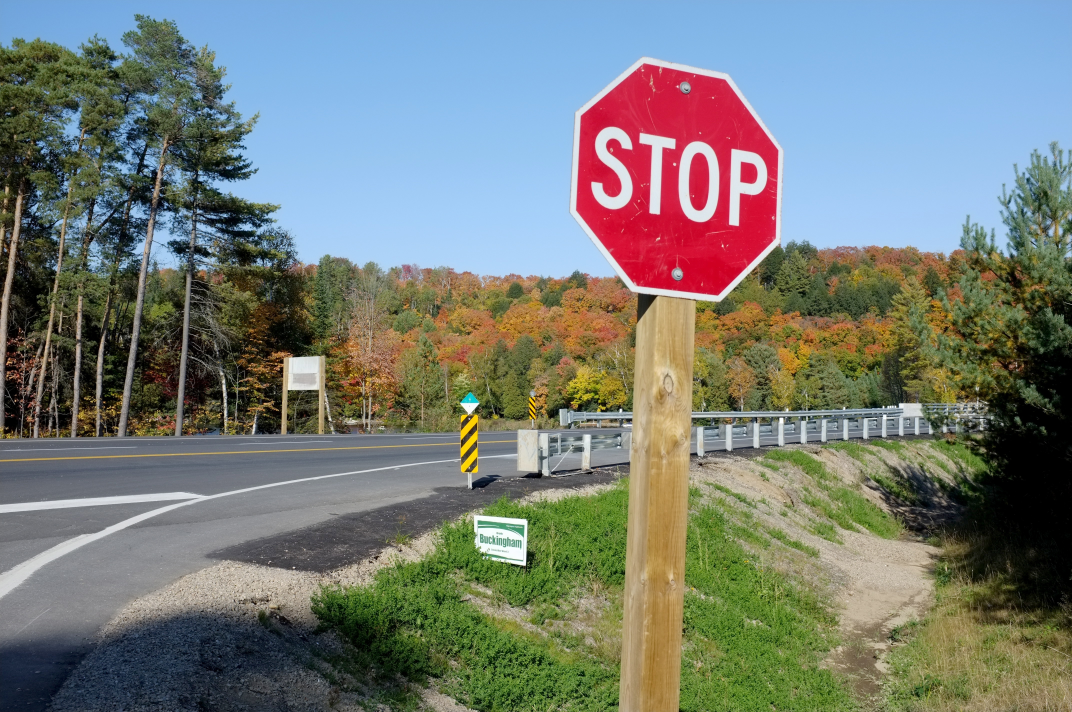
#> input picture stopsigntest.jpg, 4288 x 2848 px (shown at 1/4 size)
$ jupyter execute 'CS 482- Final Project.ipynb'
#> lines starting #> are read from the running program, lines starting #| are printed output that depends on the picture; after the words box and inside, x2 and y2 are one past the last pixel; in counts of white or black regions, pixels touching at a corner belong together
# CS 482: Traffic Sign Classifier Using Harris Corner And Blob Detection

[cell 1]
import numpy as np
import matplotlib.pyplot as plt
from PIL import Image
import scipy.ndimage
import scipy.ndimage.filters as filters

def load_image(filepath):
    """Loads an image into a numpy array.
    Note: image will have 3 color channels [r, g, b]."""
#> called with filepath = 'stopsigntest.jpg'
    img = Image.open(filepath)
#> img is the input picture: PIL image 4288x2848 RGB; mean R, G, B 118.2, 123.6, 118
    return (np.asarray(img).astype(float)/255)[:, :, :3]
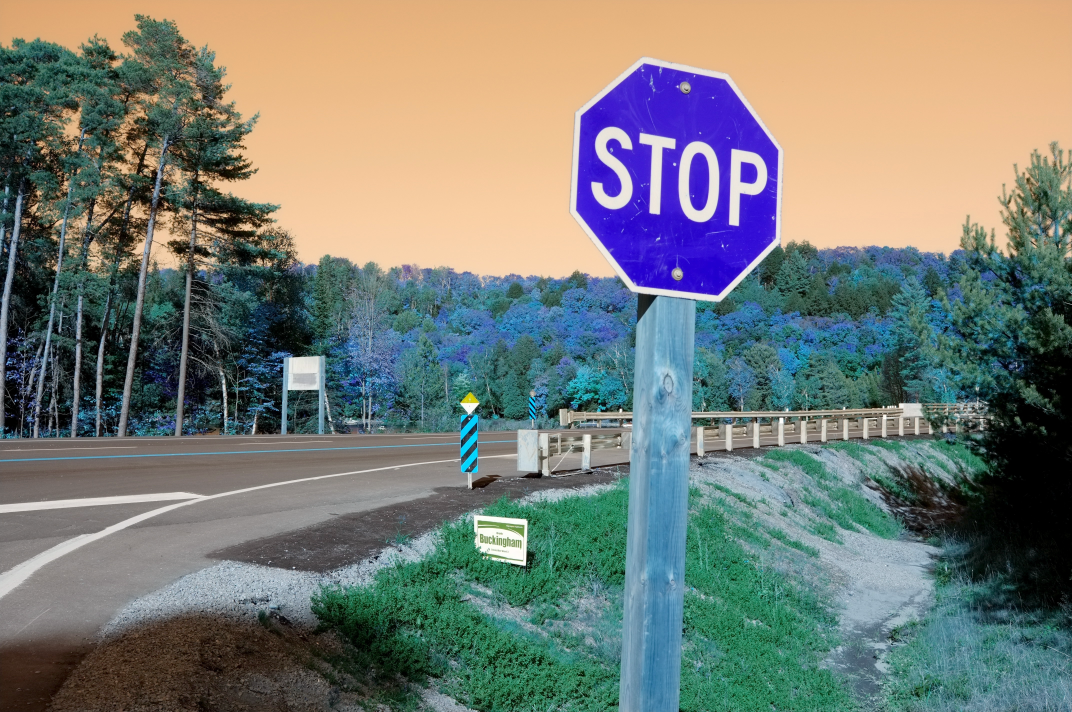
#> returned value: shape (2848, 4288, 3) float64 (shown at 1/4 size); mean of channels 0, 1, 2 0.464, 0.485, 0.463; drawn as B, G, R

image = load_image("stopsigntest.jpg")[:, :, 0]
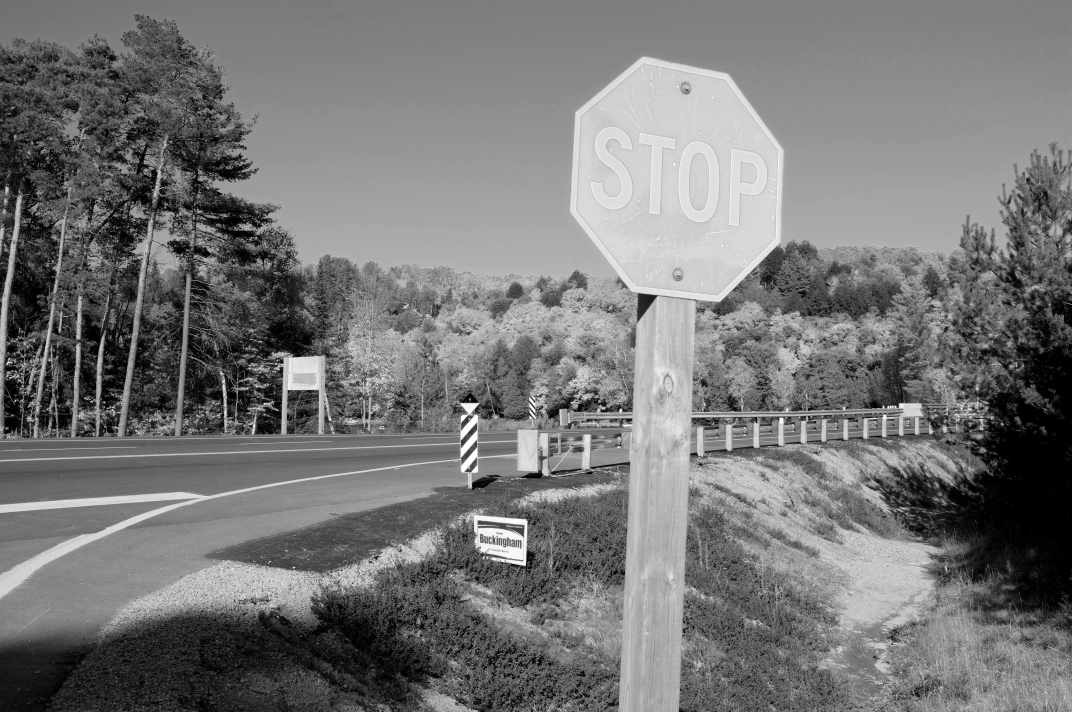
#> image: shape (2848, 4288) float64 (shown at 1/4 size); min 0, max 1, mean 0.464
plt.figure(dpi=300)
plt.imshow(image)
plt.show()
None

[cell 2]
# import the required library
import numpy as np
import cv2
from matplotlib import pyplot as plt


# read the image
#img = cv2.imread("shapes.png")
image = cv2.imread("stopsigntest.jpg")
#> image: shape (2848, 4288, 3)
print(image.shape[0])
#| 2848
print(image.shape[1])
#| 4288
img = cv2.resize(image, (300, 300))
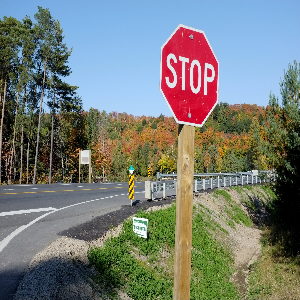
#> img: shape (300, 300, 3); mean B, G, R 117.9, 123.5, 118.1

# convert image to gray scale image
gray = cv2.cvtColor(img, cv2.COLOR_BGR2GRAY)
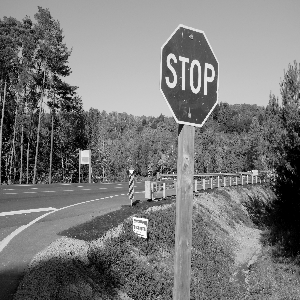
#> gray: shape (300, 300); min 0, max 254, mean 121.2

# detect corners with the goodFeaturesToTrack function.
corners = cv2.goodFeaturesToTrack(gray, 27, 0.01, 10)
#> corners = 27 rows, first 8: [145, 237], [183, 125], [183, 89], [205, 94], [151, 198], [171, 59], [72, 96], [195, 87]
corners = np.int0(corners)
print(corners)
#> (printed output is left out)

# we iterate through each corner,
# making a circle at each point that we think is a corner.
for i in corners:
    x, y = i.ravel()
    cv2.circle(img, (x, y), 3, 255, -1)
#> this loop made 27 passes
#> (x, y) on passes 1 to 12: (145, 237), (183, 125), (183, 89), (205, 94), (151, 198), (171, 59), (72, 96), (195, 87), (195, 65), (131, 172), (38, 105), (48, 102)
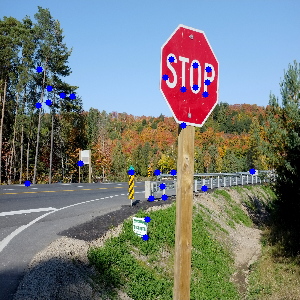
#> img: shape (300, 300, 3); 0.87% of pixels changed, all inside (x1, y1, x2, y2) = (24, 56, 256, 241)

plt.imshow(img), plt.show()

[cell 3]
import sys

[cell 4]
# Python program to illustrate HoughLine
# method for line detection
import cv2
import numpy as np

# Reading the required image in
# which operations are to be done.
# Make sure that the image is in the same
# directory in which this python program is
img = cv2.imread("shapes.png")
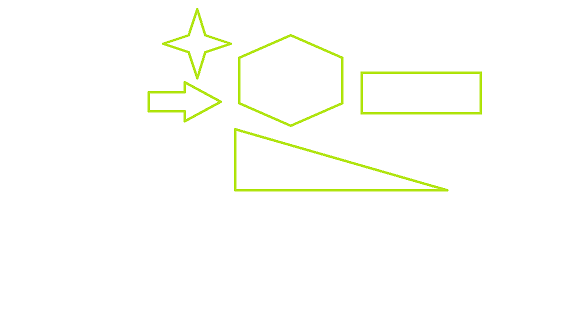
#> input picture shapes.png, 576 x 324 px
#> img is the input picture: shape (324, 576, 3); mean B, G, R 250.1, 254.4, 253.4

# Convert the img to grayscale
gray = cv2.cvtColor(img, cv2.COLOR_BGR2GRAY)
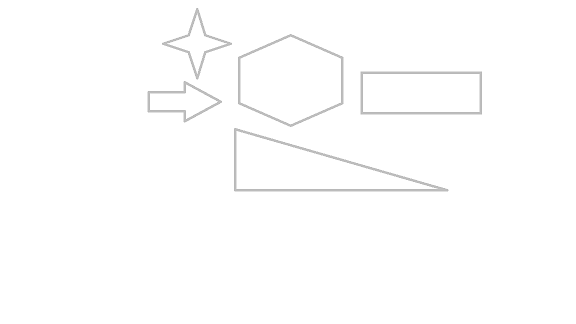
#> gray: shape (324, 576); min 179, max 255, mean 253.6

# Apply edge detection method on the image
edges = cv2.Canny(gray, 50, 150, apertureSize=3)
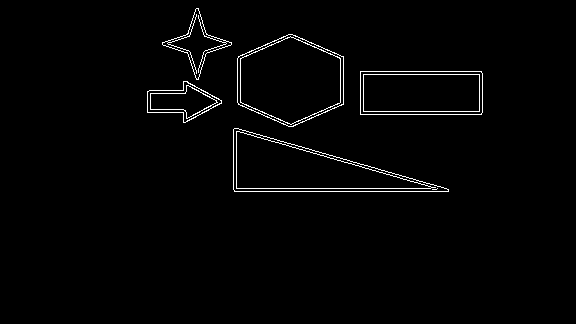
#> edges: shape (324, 576); 1.6% white in thin lines or dots, all inside (x1, y1, x2, y2) = (147, 8, 483, 192)

# This returns an array of r and theta values
lines = cv2.HoughLines(edges, 1, np.pi/180, 200)
#> lines = [[191, 1.57], [58, 1.85]]

# The below for loop runs till r and theta values
# are in the range of the 2d array
for r_theta in lines:
    arr = np.array(r_theta[0], dtype=np.float64)
    r, theta = arr
    # Stores the value of cos(theta) in a
    a = np.cos(theta)

    # Stores the value of sin(theta) in b
    b = np.sin(theta)

    # x0 stores the value rcos(theta)
    x0 = a*r

    # y0 stores the value rsin(theta)
    y0 = b*r

    # x1 stores the rounded off value of (rcos(theta)-1000sin(theta))
    x1 = int(x0 + 1000*(-b))

    # y1 stores the rounded off value of (rsin(theta)+1000cos(theta))
    y1 = int(y0 + 1000*(a))

    # x2 stores the rounded off value of (rcos(theta)+1000sin(theta))
    x2 = int(x0 - 1000*(-b))

    # y2 stores the rounded off value of (rsin(theta)-1000cos(theta))
    y2 = int(y0 - 1000*(a))

    # cv2.line draws a line in img from the point(x1,y1) to (x2,y2).
    # (0,0,255) denotes the colour of the line to be
    # drawn. In this case, it is red.
    cv2.line(img, (x1, y1), (x2, y2), (0, 0, 255), 2)
#> this loop made 2 passes
#> (r, theta, a, b, x0, y0, x1, y1) on passes 1 to 2: (191, 1.57, -4.37e-08, 1, -8.35e-06, 191, -1000, 190), (58, 1.85, -0.276, 0.961, -15.99, 55.75, -977, -219)
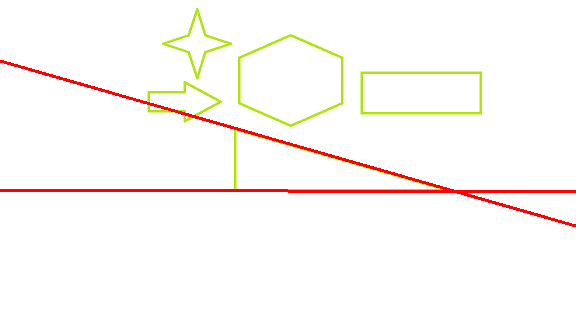
#> img: shape (324, 576, 3); 1.86% of pixels changed, all inside (x1, y1, x2, y2) = (0, 60, 576, 227)

# All the changes made in the input image are finally
# written on a new image houghlines.jpg
cv2.imwrite('linesDetected.jpg', img)
#> Out = True

[cell 5]
integralImage = [
    [1, 2, 3, 4],
    [5, 6, 7, 8],
    [9, 10, 11, 12],
    [13, 14, 15, 16]
]

midpoint = 2
print('Midpoint: ', midpoint)

# Assuming x, y, and h are properly defined
x = 2
y = 2
h = 1

# Ensure proper indexing and variable definition
t1 = integralImage[midpoint][-1]  # Assuming this is correct indexing for the last element
t2 = integralImage[x][y-(h+1)]    # Assuming x, y, and h are properly defined
t3 = integralImage[x-(h+1)][y+h]    # Assuming x and y are properly defined
a1 = integralImage[x-(h+1)][y-(h+1)]  # Assuming x and y are properly defined

print('T1: ', t1)
print('T2: ', t2)
print('T3: ', t3)
print('A1: ', a1)

# Ensure appropriate data type handling during calculations
a = int(t1) - int(t2) - int(t3) + int(a1)
print('Test a: ', a)

[cell 6]
#Importing OpenCV
import cv2
from google.colab.patches import cv2_imshow

#Importing numpy
import numpy as np

# Importing matplotlib.pyplot
import matplotlib.pyplot as plt

# Reading the image
image = cv2.imread("stopsigns/stopsign.jfif")
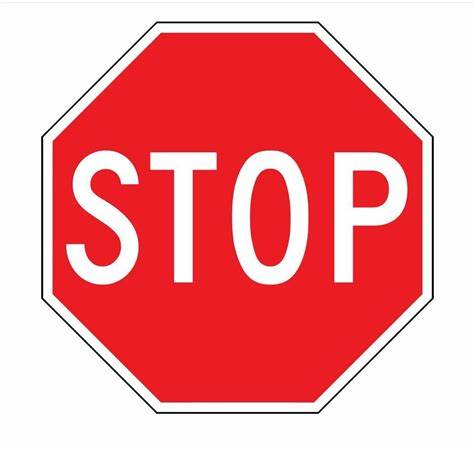
#> input picture stopsigns/stopsign.jfif, 474 x 451 px
#> image is the input picture: shape (451, 474, 3); mean B, G, R 153, 150, 240.9

# Initializing parameter setting using cv2.SimpleBlobDetector function
params = cv2.SimpleBlobDetector_Params()

# Filter by area (value for area here defines the pixel value)
params.filterByArea = True
params.minArea = 100

# Filter by circularity
params.filterByCircularity = True
params.minCircularity = 0.75

# Filter by convexity
params.filterByConvexity = True
params.minConvexity = 0.2

# Filter by inertia ratio
params.filterByInertia = True
params.minInertiaRatio = 0.01

# Creating a blob detector using the defined parameters
detector = cv2.SimpleBlobDetector_create(params)

# Detecting the blobs in the image
keypoints = detector.detect(img)
#> keypoints = ()

# Drawing the blobs that have been filtered with green on the image
blank = np.zeros((1, 1))
blobs = cv2.drawKeypoints(img, keypoints, blank, (0, 255, 0),
                          cv2.DRAW_MATCHES_FLAGS_DRAW_RICH_KEYPOINTS)


# Setting the grid size
plt.figure(figsize=(20,20))

# Displaying the image
plt.subplot(121)
plt.title('Original')
plt.imshow(img, cmap='gray')

plt.subplot(122)
plt.title('Blobs')
plt.imshow(blobs)

plt.show()
#> figure, not shown here; B, G, R data is drawn as R, G, B
